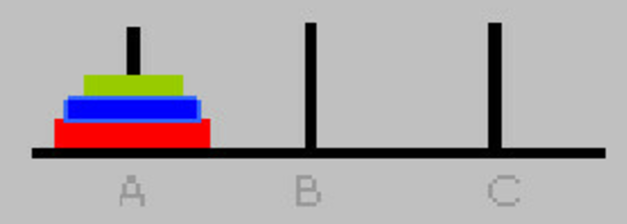
#> input picture Avance Logica/torre1.png, 627 x 224 px
$ python proyecto.py
#> lines starting #> are read from the running program, lines starting #| are printed output that depends on the picture
import tkinter as tk
from PIL import Image
from time import sleep
class Torre(object):
    def __init__(self,numero,discos):
        self.numero=numero
        self.discos=discos
class Disco(object):
    def __init__(self,tamaño,posicion):
        self.tamaño=tamaño
        self.posicion=posicion
class letra_proposicional(object):
    def __init__(self,label,disc,torre,turno,posi):
        self.label=label
        self.disc=disc
        self.torre=torre
        self.turno=turno
        self.posicion=posi

letras = [chr(x) for x in range(97, 123)]
Discos=[1,2,3]
Torres=[1,2,3]
def letras(discos,palos):
    mylist=[]
    for i in Discos:
        for j in Torres:
            p=letra_proposicional(chr(96+i),i,j,1,4-i)
            mylist.append(p)
            print(p.label,"[",p.disc,p.torre,p.turno,p.posicion,"]")   #creamos todas las letras que me representaran la posicion de cada discon en cada turno
    return mylist

mylist2=[]
mylist2=letras(Discos,Torres)

##para la parte grafica existen 2 formas, la primera, es que como solamente son 8 pasos, se pueden poner 8 dibujos de fotos de hanoi
# la segunda, es hacer una animacion en pygame, consultar al profesor sobre cual es conveniente.
##imagenes

torre1 = Image.open("torre1.png")
#> torre1 is the input picture: PIL image 627x224 RGB; mean R, G, B 174.9, 169.1, 171.8
torre2 = Image.open("torre2.png")
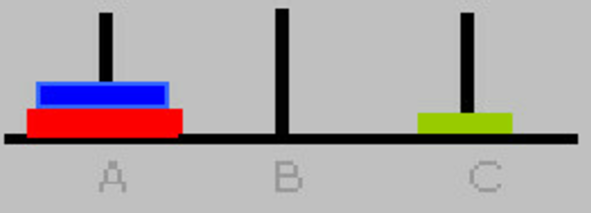
#> input picture Avance Logica/torre2.png, 591 x 213 px
#> torre2 is the input picture: PIL image 591x213 RGB; mean R, G, B 174.1, 166.4, 169.3
torre3 = Image.open("torre3.png")
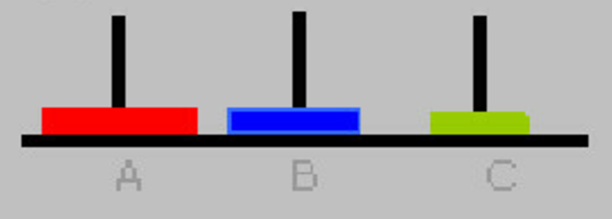
#> input picture Avance Logica/torre3.png, 612 x 219 px
#> torre3 is the input picture: PIL image 612x219 RGB; mean R, G, B 172.6, 166.1, 168.5
torre4 = Image.open("torre4.png")
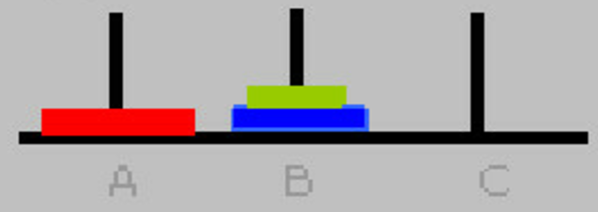
#> input picture Avance Logica/torre4.png, 598 x 212 px
#> torre4 is the input picture: PIL image 598x212 RGB; mean R, G, B 172.5, 165.5, 167.7
torre5 = Image.open("torre5.png")
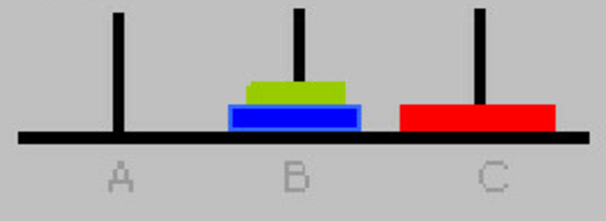
#> input picture Avance Logica/torre5.png, 606 x 221 px
#> torre5 is the input picture: PIL image 606x221 RGB; mean R, G, B 173.4, 166.8, 169.1
torre6 = Image.open("torre6.png")
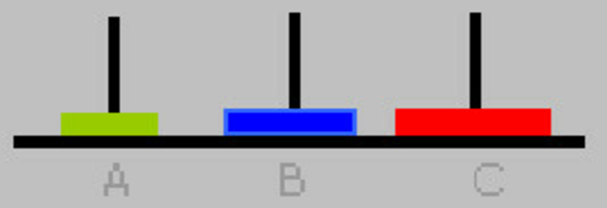
#> input picture Avance Logica/torre6.png, 607 x 208 px
#> torre6 is the input picture: PIL image 607x208 RGB; mean R, G, B 172.2, 165.3, 167.8
#> (the run stopped early here; a loop or call above may not have finished)
